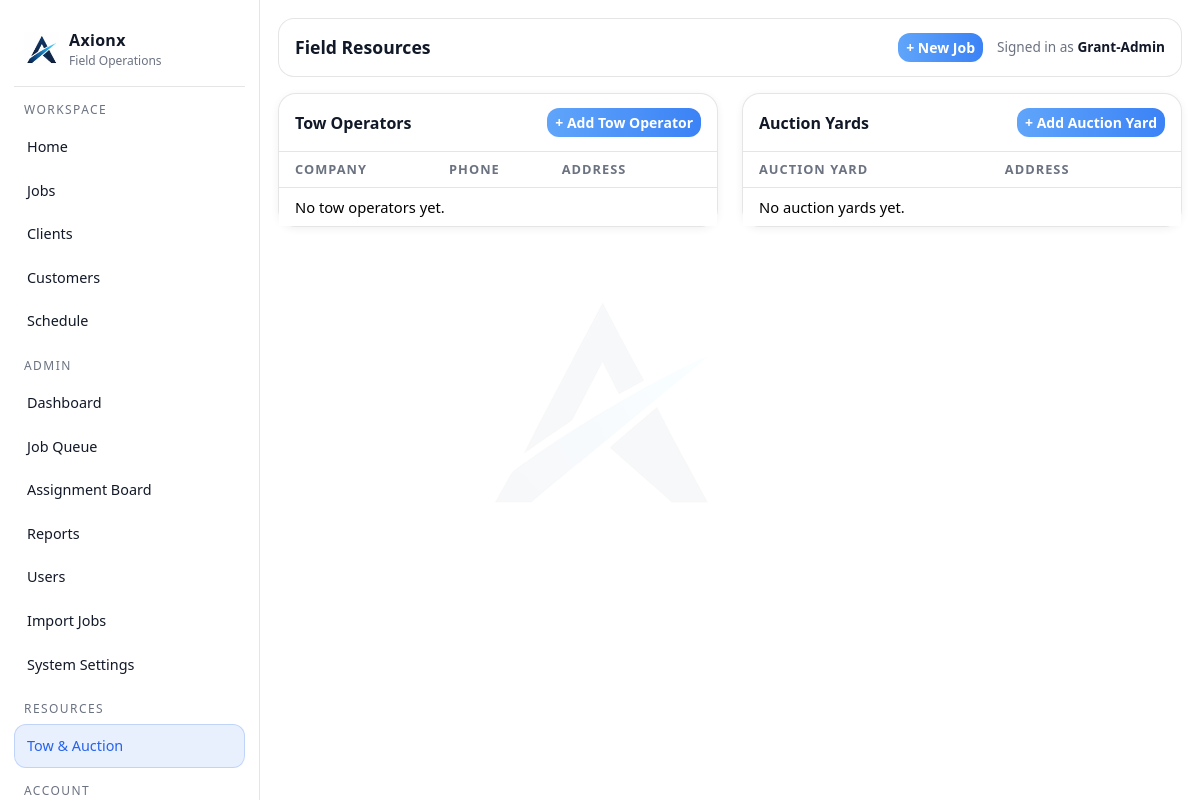
/resources (signed in), run on an earlier commit of the app's database.
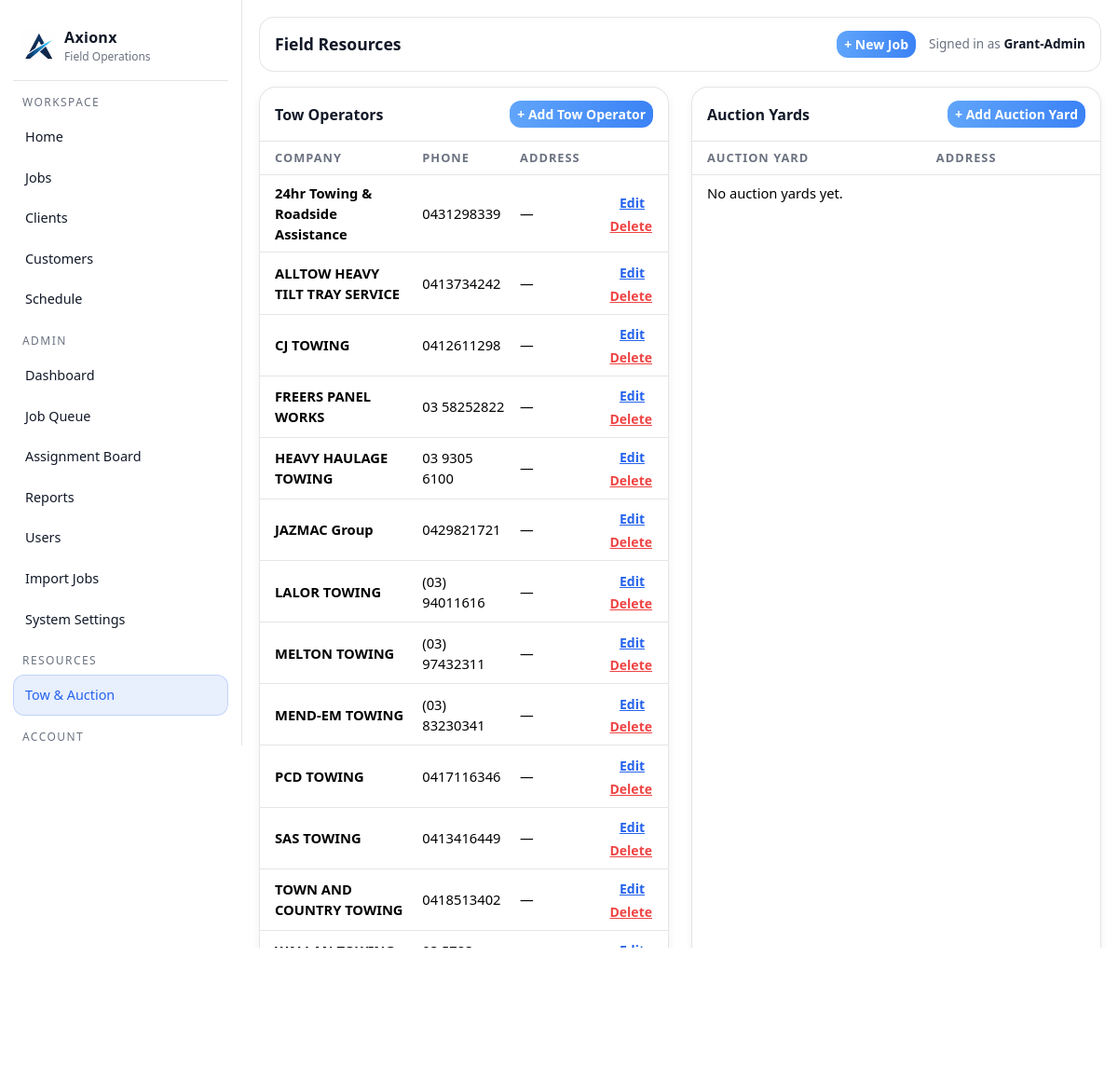
And on a later commit of the database.
### tables this page shows
CREATE TABLE tow_operators (
            id INTEGER PRIMARY KEY AUTOINCREMENT,
            company_name TEXT NOT NULL,
            phone TEXT,
            address TEXT,
            active INTEGER NOT NULL DEFAULT 1,
            created_at TEXT NOT NULL
        );

### app.py (the view)
@app.get("/resources")
@login_required
def resources():
    conn = db()
    cur = conn.cursor()
    cur.execute("SELECT * FROM tow_operators WHERE active=1 ORDER BY company_name")
    tow_operators = cur.fetchall()
    cur.execute("SELECT * FROM auction_yards WHERE active=1 ORDER BY name")
    auction_yards = cur.fetchall()
    conn.close()
    return render_template("resources.html", tow_operators=tow_operators, auction_yards=auction_yards)

### app.py (called while the page is built)
def db():
    conn = sqlite3.connect(DB_PATH)
    conn.row_factory = sqlite3.Row
    return conn

def add_column_if_missing(cur, table, col, coltype):
    cur.execute(f"PRAGMA table_info({table})")
    cols = [r["name"] for r in cur.fetchall()]
    if col not in cols:
        cur.execute(f"ALTER TABLE {table} ADD COLUMN {col} {coltype}")

@app.context_processor
def inject_globals():
    return {
        "GOOGLE_MAPS_API_KEY": os.environ.get("GOOGLE_MAPS_API_KEY", ""),
        "google_maps_api_key": os.getenv("GOOGLE_MAPS_API_KEY", "")
    }

@app.before_request
def _ensure_db():
    init_db()

def login_required(f):
    @wraps(f)
    def wrapper(*args, **kwargs):
        if not session.get("user_id"):
            return redirect(url_for("login"))
        return f(*args, **kwargs)
    return wrapper

### templates/resources.html (shortened to what this page needs)
{% extends "layout.html" %}
{% block page_title %}Field Resources{% endblock %}
{% block content %}
<div class="row g-4">
  <div class="col-12 col-xl-6">
    <div class="ax-card h-100">
      <div class="ax-card-h d-flex justify-content-between align-items-center">
        <span>Tow Operators</span>
        <button class="btn btn-primary btn-sm" onclick="openTowModal(null)">+ Add Tow Operator</button>
      </div>
      <div class="ax-card-b p-0">
        <table class="table res-table mb-0" id="tow-table">
          <thead>
            <tr>
              <th class="ps-3">Company</th>
              <th>Phone</th>
              <th>Address</th>
              <th></th>
            </tr>
          </thead>
          <tbody id="tow-body">
            {% for op in tow_operators %}
            <tr id="tow-row-{{ op.id }}" data-id="{{ op.id }}"
                data-company="{{ op.company_name|e }}" data-phone="{{ op.phone or ''|e }}" data-address="{{ op.address or ''|e }}">
              <td class="ps-3 fw-semibold">{{ op.company_name }}</td>
              <td>{{ op.phone or '—' }}</td>
              <td>{{ op.address or '—' }}</td>
              <td class="text-end pe-3">
                <button class="btn btn-link btn-sm p-0 me-2" style="color:var(--accent)"
                        onclick="openTowModal({{ op.id }})">Edit</button>
                <button class="btn btn-link btn-sm p-0" style="color:#ef4444"
                        onclick="deleteTow({{ op.id }}, this)">Delete</button>
              </td>
            </tr>
            {% else %}
            <tr id="tow-empty"><td colspan="4" class="res-empty ps-3">No tow operators yet.</td></tr>
            {% endfor %}
          </tbody>
        </table>
      </div>
    </div>
  </div>
  <div class="col-12 col-xl-6">
    <div class="ax-card h-100">
      <div class="ax-card-h d-flex justify-content-between align-items-center">
        <span>Auction Yards</span>
        <button class="btn btn-primary btn-sm" onclick="openYardModal(null)">+ Add Auction Yard</button>
      </div>
      <div class="ax-card-b p-0">
        <table class="table res-table mb-0" id="yard-table">
          <thead>
            <tr>
              <th class="ps-3">Auction Yard</th>
              <th>Address</th>
              <th></th>
            </tr>
          </thead>
          <tbody id="yard-body">
            {% for yard in auction_yards %}
            <tr id="yard-row-{{ yard.id }}" data-id="{{ yard.id }}"
                data-name="{{ yard.name|e }}" data-address="{{ yard.address or ''|e }}">
              <td class="ps-3 fw-semibold">{{ yard.name }}</td>
              <td>{{ yard.address or '—' }}</td>
              <td class="text-end pe-3">
                <button class="btn btn-link btn-sm p-0 me-2" style="color:var(--accent)"
                        onclick="openYardModal({{ yard.id }})">Edit</button>
                <button class="btn btn-link btn-sm p-0" style="color:#ef4444"
                        onclick="deleteYard({{ yard.id }}, this)">Delete</button>
              </td>
            </tr>
            {% else %}
            <tr id="yard-empty"><td colspan="3" class="res-empty ps-3">No auction yards yet.</td></tr>
            {% endfor %}
          </tbody>
        </table>
      </div>
    </div>
  </div>
</div>
{% endblock %}

### templates/layout.html (shortened to what this page needs)
<!doctype html>
<html lang="en">
<head>
  <link href="https://cdn.jsdelivr.net/npm/bootstrap@5.3.3/dist/css/bootstrap.min.css" rel="stylesheet">
</head>
<body>
  <div class="ax-shell">
    <aside class="ax-sidebar">
      <a class="ax-brand" href="/dashboard">
        <img src="{{ url_for('static', filename='images/axionx-icon.png') }}" alt="Axionx">
        <div>
          <div class="name">Axionx</div>
          <div class="sub">Field Operations</div>
        </div>
      </a>
      <div class="ax-nav">
        <div class="hint">Workspace</div>
        <a href="/dashboard" class="{% if request.path == '/dashboard' %}active{% endif %}">Home</a>
        <a href="/jobs" class="{% if request.path.startswith('/jobs') %}active{% endif %}">Jobs</a>
        {% if session.get('role') != 'agent' %}
        <a href="/clients" class="{% if request.path.startswith('/clients') %}active{% endif %}">Clients</a>
        <a href="/customers" class="{% if request.path.startswith('/customers') %}active{% endif %}">Customers</a>
        <a href="/schedule" class="{% if request.path.startswith('/schedule') %}active{% endif %}">Schedule</a>
        {% endif %}
        {% if session.get('role') == 'admin' %}
          <div class="hint">Admin</div>
          <a href="/admin" class="{% if request.path == '/admin' %}active{% endif %}">Dashboard</a>
          <a href="/queue" class="{% if request.path.startswith('/queue') %}active{% endif %}">Job Queue</a>
          <a href="/assign" class="{% if request.path.startswith('/assign') %}active{% endif %}">Assignment Board</a>
          <a href="/reports/monthly" class="{% if request.path.startswith('/reports') %}active{% endif %}">Reports</a>
          <a href="/users" class="{% if request.path.startswith('/users') %}active{% endif %}">Users</a>
          <a href="/import/jobs" class="{% if request.path.startswith('/import') %}active{% endif %}">Import Jobs</a>
          <a href="/admin/settings" class="{% if request.path.startswith('/admin/settings') %}active{% endif %}">System Settings</a>
        {% endif %}
        {% if session.get('user_id') %}
        <div class="hint">Resources</div>
        <a href="/resources" class="{% if request.path.startswith('/resources') %}active{% endif %}">Tow &amp; Auction</a>
        {% endif %}
        <div class="hint">Account</div>
      </div>
    </aside>
    <main class="ax-main">
      <div class="ax-topbar">
        <div class="title">{% block page_title %}Axion{% endblock %}</div>
        <div style="display:flex; align-items:center; gap:14px;">
          {% if session.get('user_id') and session.get('role') != 'agent' %}
            <a href="/jobs/new" class="btn btn-primary btn-sm">+ New Job</a>
          {% endif %}
          <div style="color:var(--muted); font-size:.85rem;">
            {% if session.get('user_id') %}
              Signed in as <strong style="color:var(--text)">{{ session.get('user_name') }}</strong>
            {% else %}
              Not signed in
            {% endif %}
          </div>
        </div>
      </div>
      {% block content %}{% endblock %}
    </main>
  </div>
</body>
</html>

### templates/layout.html (style rules this page uses)
:root { --bg: #ffffff; --panel: #ffffff; --panel2: #f3f4f6; --card: #f9fafb; --text: #111827; --muted: #6b7280; --line: rgba(0,0,0,.10); --accent: #2563eb; --accent2: #16a34a; --danger: #dc2626; }
body { background: #ffffff; color: var(--text); }
body::before { content: ''; position: fixed; inset: 0; background: url('/static/images/axionx-icon.png') center center / 260px auto no-repeat; opacity: .03; pointer-events: none; z-index: 0; }
.ax-shell { min-height: 100vh; display: grid; grid-template-columns: 260px 1fr; position: relative; z-index: 1; }
.ax-sidebar { background: #ffffff; border-right: 1px solid var(--line); position: sticky; top: 0; height: 100vh; padding: 18px 14px; overflow-y: auto; }
.ax-brand { display:flex; align-items:center; gap: 10px; padding: 10px 10px 16px 10px; border-bottom: 1px solid var(--line); margin-bottom: 14px; text-decoration: none; }
.ax-brand img { height: 34px; }
.ax-brand .name { font-weight: 700; letter-spacing: .3px; color: var(--text); }
.ax-brand .sub { font-size: .75rem; color: var(--muted); }
.ax-nav a { display:flex; align-items:center; gap: 10px; padding: 10px 12px; border-radius: 12px; color: var(--text); text-decoration:none; border: 1px solid transparent; font-size: .9rem; }
.ax-nav a.active { background: rgba(37,99,235,.10); border-color: rgba(37,99,235,.20); color: #2563eb; }
.ax-nav .hint { color: var(--muted); font-size: .75rem; margin: 14px 10px 6px; text-transform: uppercase; letter-spacing: .12em; }
.ax-main { padding: 18px 18px 28px; min-width: 0; }
.ax-topbar { background: #ffffff; border: 1px solid var(--line); border-radius: 16px; padding: 14px 16px; display:flex; align-items:center; justify-content: space-between; margin-bottom: 16px; }
.ax-topbar .title { font-size: 1.1rem; font-weight: 650; }
.ax-card { background: #ffffff; border: 1px solid var(--line); border-radius: 18px; box-shadow: 0 2px 8px rgba(0,0,0,.06); overflow: visible; }
.ax-card .ax-card-h { padding: 14px 16px; border-bottom: 1px solid var(--line); font-weight: 650; }
.ax-card .ax-card-b { padding: 14px 16px; }
.btn { border-radius: 12px; font-weight: 600; }
.btn-primary { background: linear-gradient(90deg, #60a5fa, #3b82f6); border: 0; }
.table { color: var(--text); }
.table thead th { color: var(--muted); font-size: .8rem; text-transform: uppercase; letter-spacing: .08em; border-color: var(--line); }
.table td { border-color: var(--line); }

### templates/resources.html (style rules this page uses)
.res-table th { font-size:.8rem; color:var(--muted); font-weight:600; text-transform:uppercase; letter-spacing:.04em; }
.res-table td { font-size:.92rem; vertical-align:middle; }
.res-table tr:last-child td { border-bottom:0; }
.res-empty { color:var(--muted); font-size:.9rem; padding:1.2rem .5rem; }

What changed in the data, as far as the page shows it:
added tow_operators: company_name "24hr Towing & Roadside Assistance", phone "0431298339", address "—"
added tow_operators: company_name "ALLTOW HEAVY TILT TRAY SERVICE", phone "0413734242", address "—"
added tow_operators: company_name "CJ TOWING", phone "0412611298", address "—"
added tow_operators: company_name "FREERS PANEL WORKS", phone "03 58252822", address "—"
added tow_operators: company_name "HEAVY HAULAGE TOWING", phone "03 9305 6100", address "—"
added tow_operators: company_name "JAZMAC Group", phone "0429821721", address "—"
added tow_operators: company_name "LALOR TOWING", phone "(03) 94011616", address "—"
added tow_operators: company_name "MELTON TOWING", phone "(03) 97432311", address "—"
added tow_operators: company_name "MEND-EM TOWING", phone "(03) 83230341", address "—"
added tow_operators: company_name "PCD TOWING", phone "0417116346", address "—"
added tow_operators: company_name "SAS TOWING", phone "0413416449", address "—"
added tow_operators: company_name "TOWN AND COUNTRY TOWING", phone "0418513402", address "—"
added tow_operators: company_name "WALLAN TOWING SERVICE", phone "03 5783 1231"
Also different on the page:
text no longer shown: "No tow operators yet."
